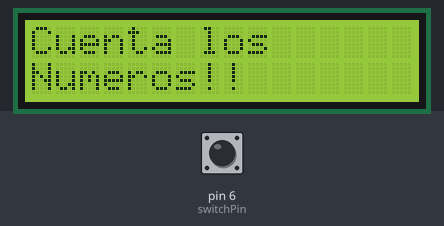
Recording of a sketch running on a simulated Arduino Uno, built with avr-gcc and run on an emulated ATmega328P. Parts: 16×2 character LCD. Inputs (shaded band) come from the test bench; at power-on: pin 6 (switchPin) LOW.

Above: at 1.2 s.
1.3 s: pin 6 (switchPin) pulled HIGH for 0.15 s
At 2.6 s:
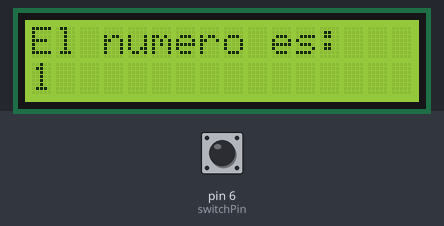
2.9 s: pin 6 (switchPin) pulled HIGH for 1 s
At 5.1 s:
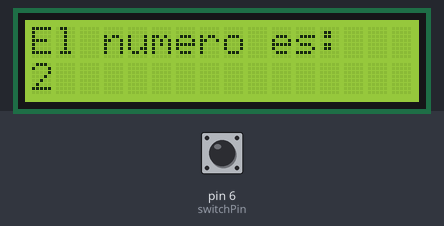
5.4 s: pin 6 (switchPin) pulled HIGH for 0.15 s
At 5.9 s:
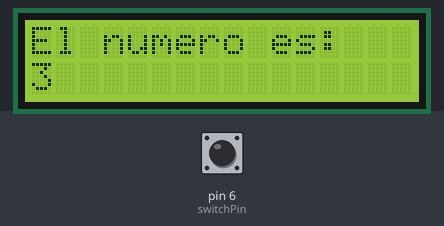
7.0 s: pin 6 (switchPin) pulled HIGH for 1 s
At 8.3 s:
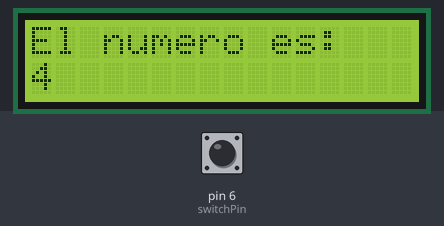
Timing chart, 0 to 10.0 s (numbered marks = the images above; inputs shaded):
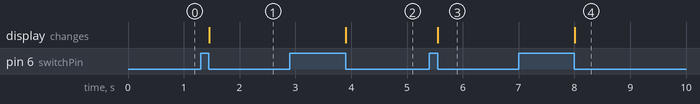

Measured:
- after the input at 1.3 s, the display: changes after 0.15 s (image 1)
- after the input at 2.9 s, the display: changes after 1.0 s (image 2)
- after the input at 5.4 s, the display: changes after 0.15 s (image 3)
- after the input at 7.0 s, the display: changes after 1.0 s (image 4)

The sketch:

counter.ino
```cpp
/*
  Arduino Starter Kit example
  Project 11 - Crystal Ball

  This sketch is written to accompany Project 11 in the Arduino Starter Kit

  Parts required:
  - 220 ohm resistor
  - 10 kilohm resistor
  - 10 kilohm potentiometer
  - 16x2 LCD screen
  - tilt switch

  created 13 Sep 2012
  by Scott Fitzgerald

  http://www.arduino.cc/starterKit

  This example code is part of the public domain.
*/

// include the library code:
#include <LiquidCrystal.h>

// initialize the library with the numbers of the interface pins
LiquidCrystal lcd(12, 11, 5, 4, 3, 2);

// set up a constant for the switch pin
const int switchPin = 6;

// variable to hold the value of the switch pin
int switchState = 0;

// variable to hold previous value of the switch pin
int prevSwitchState = 0;

// a variable to choose which reply from the crystal ball
int reply;

void setup() {
  // set up the number of columns and rows on the LCD
  lcd.begin(16, 2);

  // set up the switch pin as an input
  pinMode(switchPin, INPUT);

  // Print a message to the LCD.
  lcd.print("Cuenta los");
  // set the cursor to column 0, line 1
  // line 1 is the second row, since counting begins with 0
  lcd.setCursor(0, 1);
  // print to the second line
  lcd.print("Numeros!!");
}

void loop() {
  // check the status of the switch
  switchState = digitalRead(switchPin);

  // compare the switchState to its previous state
  if (switchState != prevSwitchState) {
    if (switchState == LOW) {
      reply = reply + 1;

      lcd.clear();
      // set the cursor to column 0, line 0
      lcd.setCursor(0, 0);
      // print some text
      lcd.print("El numero es:");
      // move the cursor to the second line
      lcd.setCursor(0, 1);

      lcd.print(reply);
    }
  }
  // save the current switch state as the last state
  prevSwitchState = switchState;
}
```
